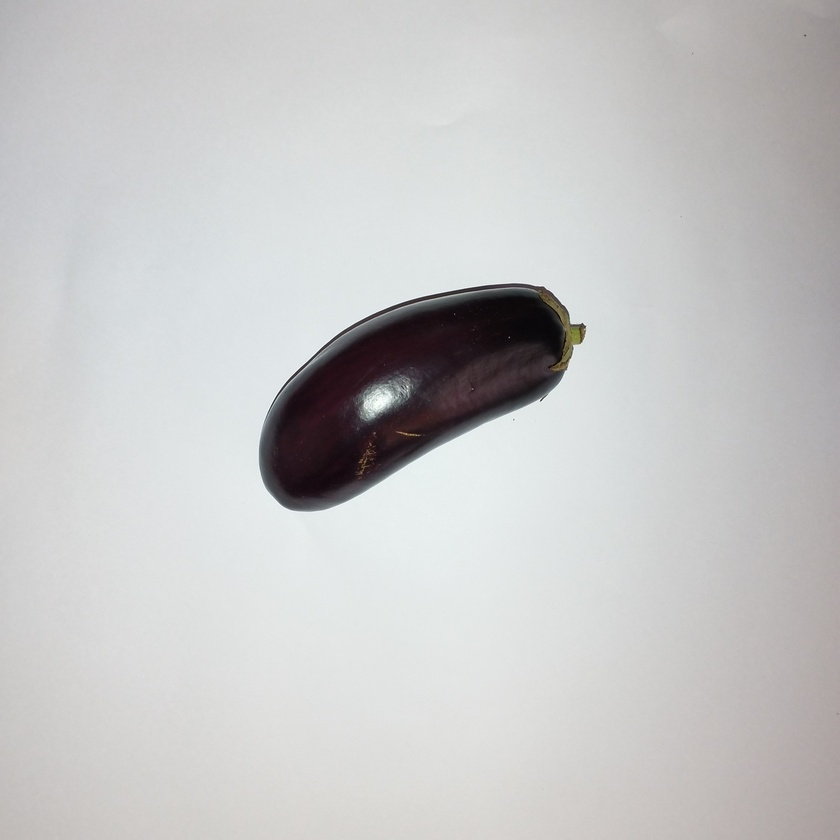
#> input picture Kmeans/verduras/berenjena/berenjena_1.jpg, 840 x 840 px, shrunk from 3072 x 3072 before the run; its folder holds only this picture in this run
$ python Processor.py
#> lines starting #> are read from the running program, lines starting #| are printed output that depends on the picture; after the words box and inside, x2 and y2 are one past the last pixel; in counts of white or black regions, pixels touching at a corner belong together
import cv2
import numpy as np
import os


class Processor:
    def __init__(self, base_path="verduras"):
        """
        Constructor de la clase Processor.
        :param base_path: Ruta base donde se encuentran las carpetas de las verduras.
        """
#> in process_image, original_image is the input picture: shape (840, 840, 3); mean B, G, R 198.9, 198.8, 198.9
        self.base_path = base_path

    def increase_saturation(self, image, factor=1.9):
        """Aumenta la saturación de la imagen."""
#> called with factor = 1.9
        hsv_image = cv2.cvtColor(image, cv2.COLOR_BGR2HSV)
#> hsv_image: shape (840, 840, 3); mean H, S, V 64.8, 9, 200.9
        hsv_image[:, :, 1] = np.clip(hsv_image[:, :, 1] * factor, 0, 255).astype(np.uint8)
#> hsv_image: shape (840, 840, 3); mean H, S, V 64.8, 16.6, 200.9
        return cv2.cvtColor(hsv_image, cv2.COLOR_HSV2BGR)

    def increase_exposure(self, image, factor=0.35):
        """Aumenta la exposición de la imagen."""
#> called with factor = 0.35
        lab_image = cv2.cvtColor(image, cv2.COLOR_BGR2LAB)
#> lab_image: shape (840, 840, 3); mean of channels 0, 1, 2 201.7, 128.3, 128.1
        l_channel, a_channel, b_channel = cv2.split(lab_image)
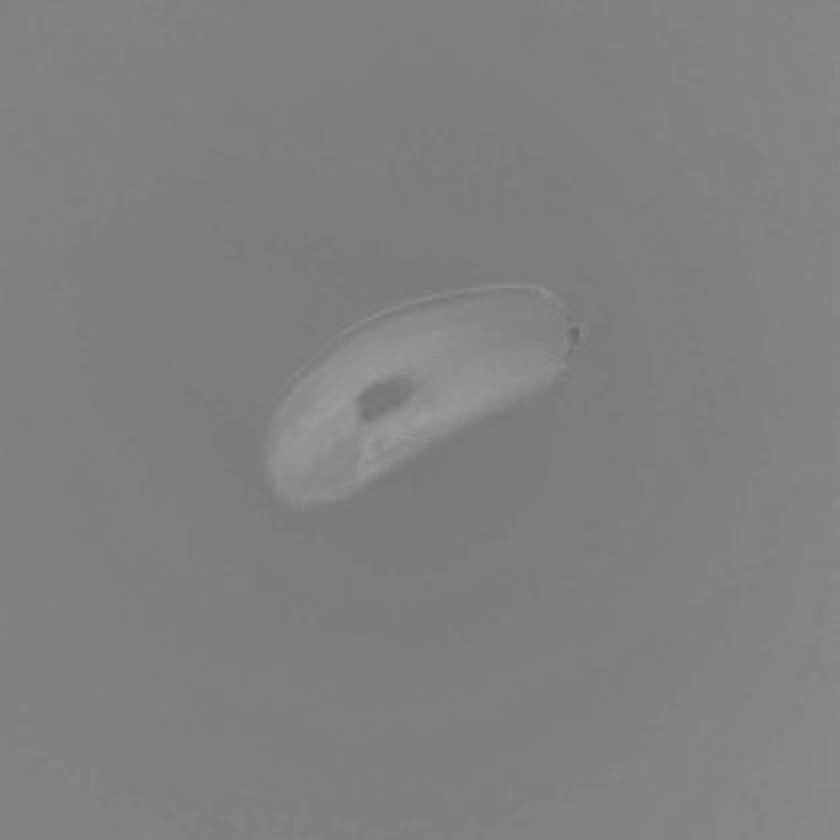
#> a_channel: shape (840, 840); min 105, max 156, mean 128.3
        l_channel = np.clip(l_channel * (1 + factor), 0, 255).astype(np.uint8)
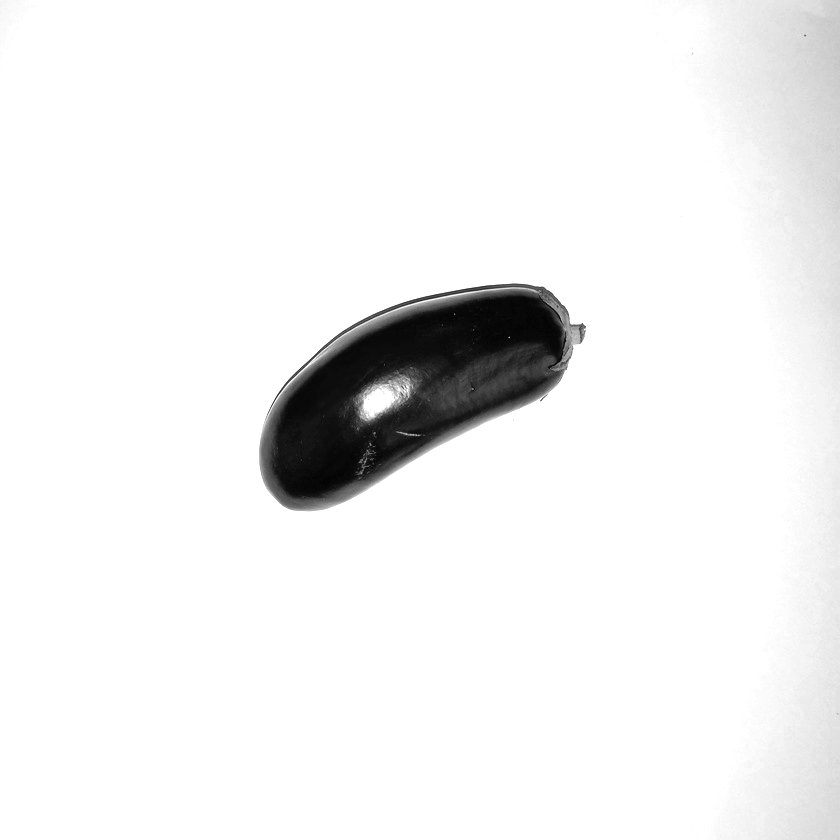
#> l_channel: shape (840, 840); min 1, max 255, mean 240.5
        enhanced_image = cv2.merge((l_channel, a_channel, b_channel))
#> enhanced_image: shape (840, 840, 3); mean of channels 0, 1, 2 240.5, 128.3, 128.1
        return cv2.cvtColor(enhanced_image, cv2.COLOR_LAB2BGR)

    def apply_smoothing_filter(self, image, kernel_size=5):
        """Aplica un filtro de suavizado."""
#> called with kernel_size = 5
        return cv2.GaussianBlur(image, (kernel_size, kernel_size), 0)

    def remove_light_background(self, image):
        """Elimina el fondo claro de la imagen."""
        gray_image = cv2.cvtColor(image, cv2.COLOR_BGR2GRAY)
        _, background_mask = cv2.threshold(gray_image, 200, 255, cv2.THRESH_BINARY)
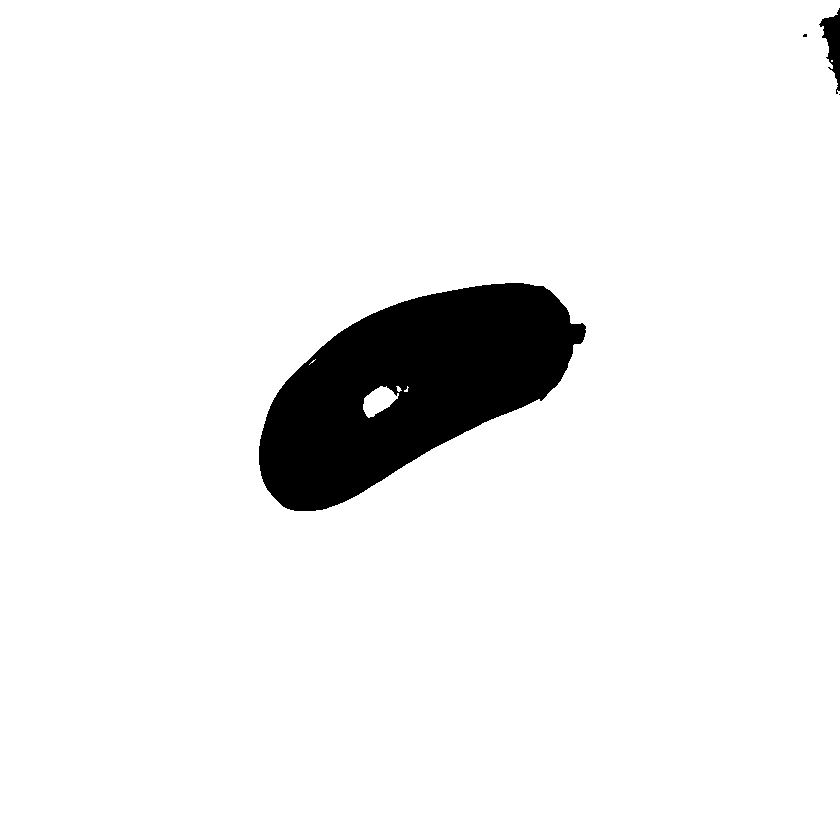
#> background_mask: shape (840, 840); 93.8% white; 4 black regions (2 under 20 px), largest, box (x1, y1, x2, y2) and area: (259, 283, 586, 511) 43048, (819, 8, 840, 94) 828
        object_mask = cv2.bitwise_not(background_mask)
#> object_mask: shape (840, 840); 6.2% white; 4 white regions (2 under 20 px)
        return cv2.bitwise_and(image, image, mask=object_mask)
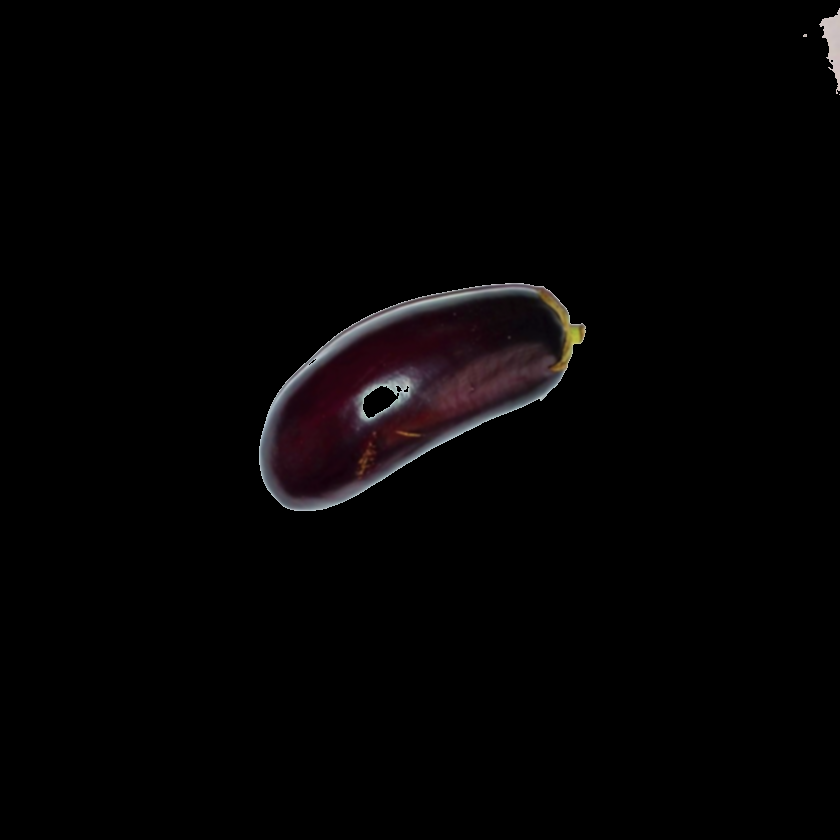
#> returned value: shape (840, 840, 3); mean of channels 0, 1, 2 3.3, 2.9, 4; drawn as B, G, R

    def paint_shape_with_average_color(self, image, background_removed):
        """Pinta la forma recortada con el color promedio."""
        gray_image = cv2.cvtColor(background_removed, cv2.COLOR_BGR2GRAY)
        _, binary_image = cv2.threshold(gray_image, 1, 255, cv2.THRESH_BINARY)

        contours, _ = cv2.findContours(binary_image, cv2.RETR_EXTERNAL, cv2.CHAIN_APPROX_SIMPLE)
#> contours = 4 contours, 2 with area under 20; largest, box (x1, y1, x2, y2) and area: (259, 283, 586, 511) 43378, (819, 8, 840, 94) 730
        mask = np.zeros_like(binary_image)
        if contours:
            largest_contour = max(contours, key=cv2.contourArea)
#> largest_contour = contour of 424 points, box (x1, y1, x2, y2) (259, 283, 586, 511), area 43378
            cv2.drawContours(mask, [largest_contour], -1, (255), thickness=cv2.FILLED)
#> mask: shape (840, 840); 6.2% white; 1 white region, box (x1, y1, x2, y2) and area: (259, 283, 586, 511) 43767

            kernel = np.ones((5, 5), np.uint8)
            mask = cv2.morphologyEx(mask, cv2.MORPH_CLOSE, kernel)
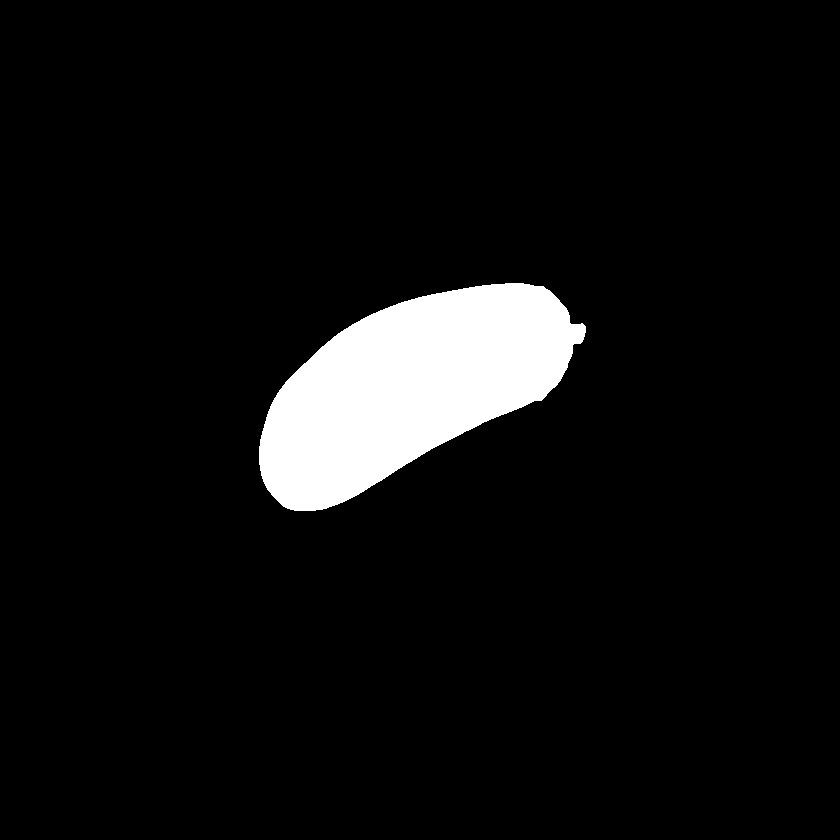
#> mask: shape (840, 840); 6.2% white; 1 white region, box (x1, y1, x2, y2) and area: (259, 283, 586, 511) 43774

        non_black_pixels = image[mask == 255]
        average_color = np.mean(non_black_pixels, axis=0).astype(np.uint8)
#> average_color = [53, 46, 64]

        colored_shape = np.zeros_like(image)
        colored_shape[mask == 255] = average_color
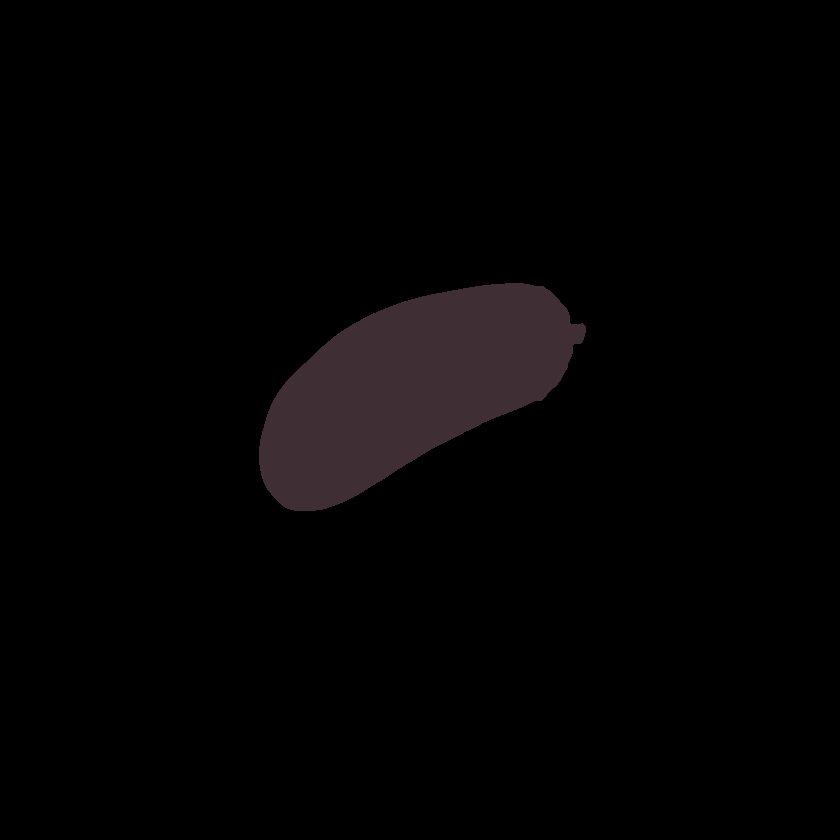
#> colored_shape: shape (840, 840, 3); mean of channels 0, 1, 2 3.3, 2.9, 4; drawn as B, G, R

        return colored_shape

    def process_image(self, image_path):
        """Procesa una imagen individual."""
        original_image = cv2.imread(image_path)
        if original_image is None:
            raise ValueError(f"Could not load image from path: {image_path}")

        # Aumentar saturación
        increased_saturation_image = self.increase_saturation(original_image)

        # Aumentar exposición
        increased_exposure_image = self.increase_exposure(increased_saturation_image)

        # Aplicar filtro de suavizado
        smoothed_image = self.apply_smoothing_filter(increased_exposure_image)

        # Eliminar fondo claro
        background_removed_image = self.remove_light_background(smoothed_image)

        # Pintar la forma recortada con el color promedio
        colored_shape_image = self.paint_shape_with_average_color(smoothed_image, background_removed_image)

        return colored_shape_image

    def process_folder(self):
        """
        Procesa todas las imágenes dentro de las subcarpetas de la carpeta base.
        """
        for folder in os.listdir(self.base_path):
            folder_path = os.path.join(self.base_path, folder)
            if os.path.isdir(folder_path):
                print(f"Processing folder: {folder}")
                for image_name in os.listdir(folder_path):
                    image_path = os.path.join(folder_path, image_name)
                    try:
                        processed_image = self.process_image(image_path)
                        # Aquí puedes guardar la imagen procesada si es necesario
                        # cv2.imwrite(f"processed/{folder}_{image_name}", processed_image)
                    except ValueError as e:
                        print(f"Error processing {image_path}: {e}")
#> pass 2 of the loop in process_folder, `for folder in os.listdir(self.base_path):`:
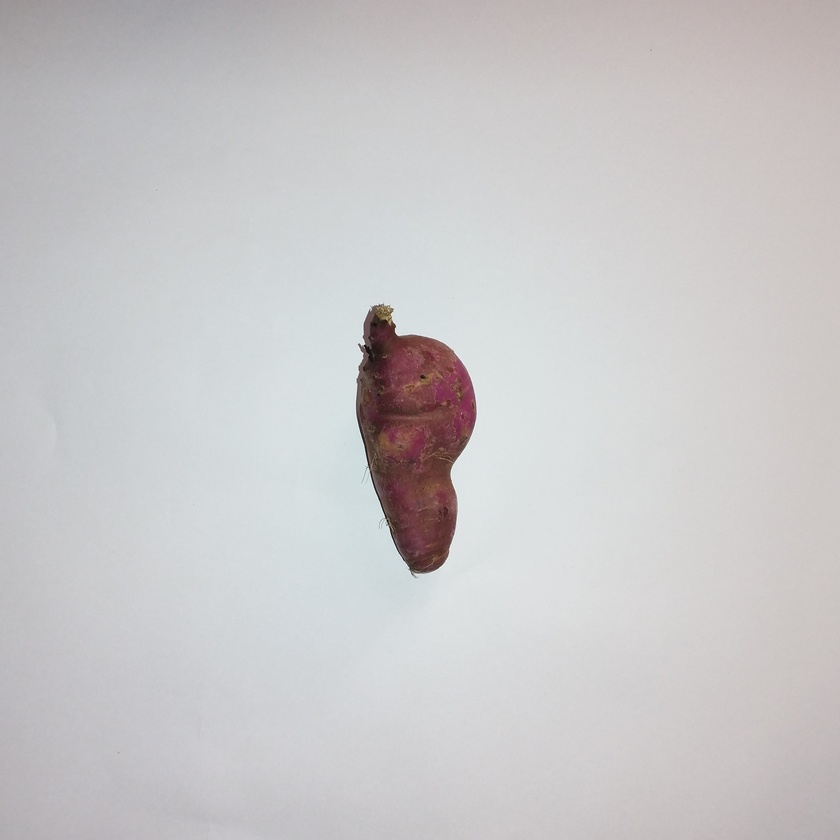
#> input picture Kmeans/verduras/camote/Camote_6.jpg, 840 x 840 px, shrunk from 3072 x 3072 before the run
#> in process_image, original_image is the input picture: shape (840, 840, 3); mean B, G, R 200.8, 199.6, 201.1
#> lab_image: shape (840, 840, 3); mean of channels 0, 1, 2 202.4, 129.7, 127.6
#> enhanced_image: shape (840, 840, 3); mean of channels 0, 1, 2 248.8, 129.7, 127.6
#> in remove_light_background (call 2), `_, background_mask = cv2.threshold(gray_image, 200, 255, cv2.THRESH_BI..`:
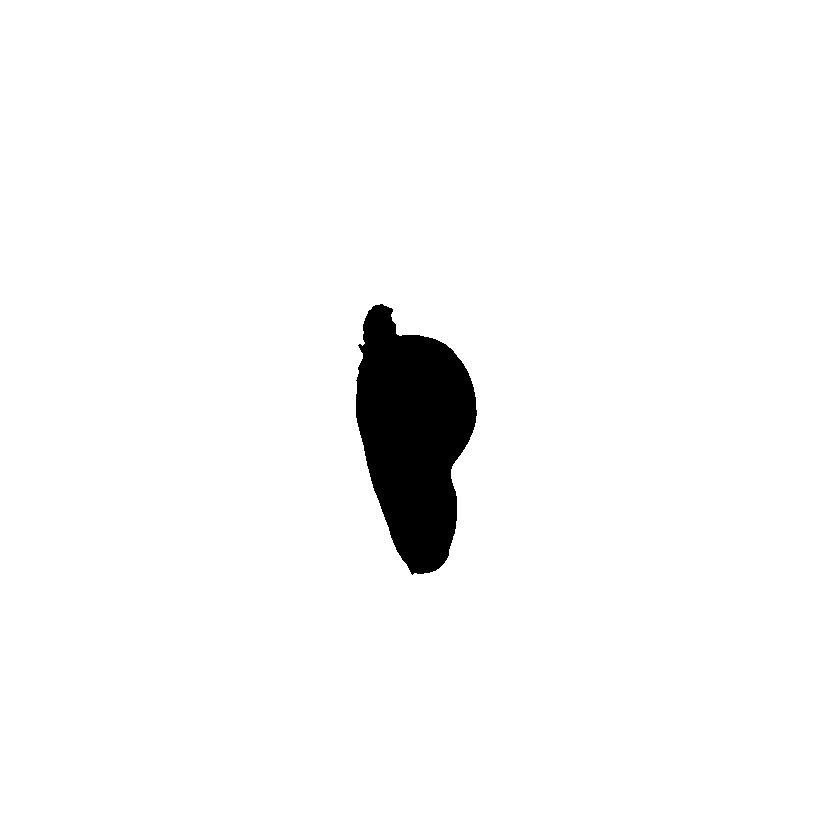
#> background_mask: shape (840, 840); 96.9% white; 1 black region, box (x1, y1, x2, y2) and area: (356, 304, 477, 575) 21662
#> object_mask: shape (840, 840); 3.1% white; 1 white region
#> in paint_shape_with_average_color (call 2), `gray_image = cv2.cvtColor(background_removed, cv2.COLOR_BGR2GRAY)`:
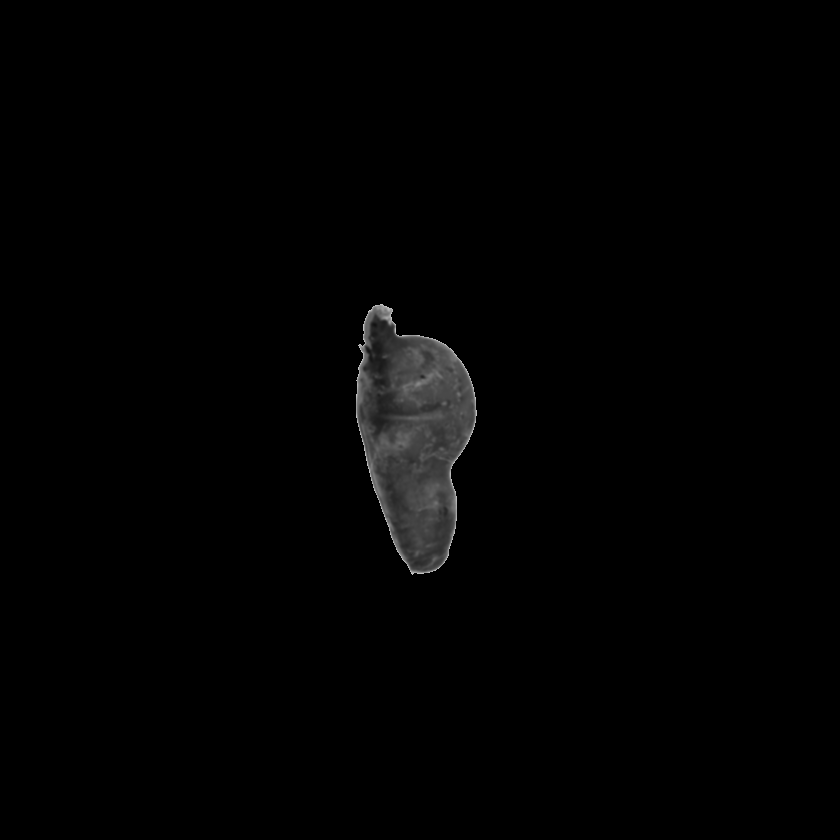
#> gray_image: shape (840, 840); min 0, max 200, mean 2.3
#> contours = 1 contour; box (x1, y1, x2, y2) and area: (356, 304, 477, 575) 21352
#> largest_contour = contour of 318 points, box (x1, y1, x2, y2) (356, 304, 477, 575), area 21352
#> average_color = [46, 51, 128]


# Main para pruebas independientes
if __name__ == "__main__":
    processor = Processor()
    processor.process_folder()
